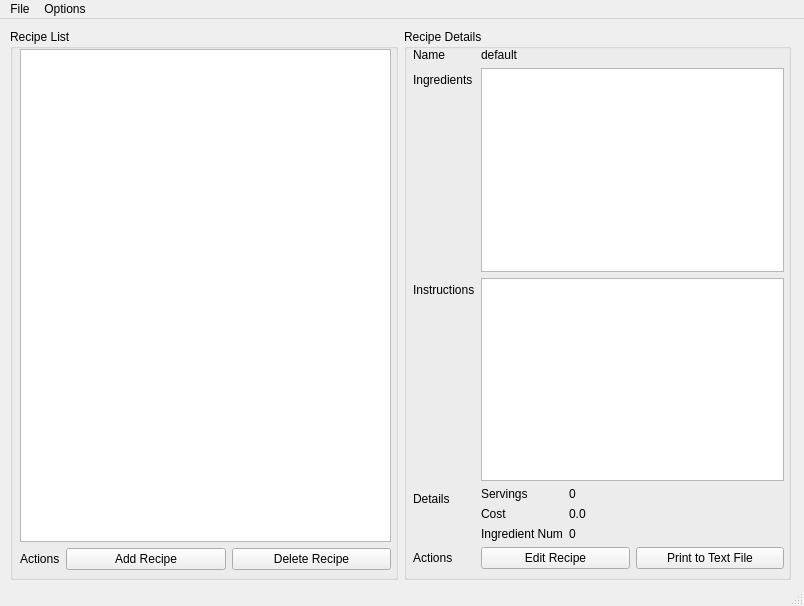
<?xml version="1.0" encoding="UTF-8"?>
<ui version="4.0">
 <class>MainWindow</class>
 <widget class="QMainWindow" name="MainWindow">
  <property name="geometry">
   <rect>
    <x>0</x>
    <y>0</y>
    <width>804</width>
    <height>606</height>
   </rect>
  </property>
  <property name="windowTitle">
   <string>Recipe Manager</string>
  </property>
  <widget class="QWidget" name="centralwidget">
   <widget class="QWidget" name="horizontalLayoutWidget">
    <property name="geometry">
     <rect>
      <x>10</x>
      <y>10</y>
      <width>781</width>
      <height>551</height>
     </rect>
    </property>
    <layout class="QHBoxLayout" name="horizontalLayout">
     <item>
      <widget class="QGroupBox" name="groupBox">
       <property name="title">
        <string>Recipe List</string>
       </property>
       <widget class="QWidget" name="verticalLayoutWidget">
        <property name="geometry">
         <rect>
          <x>10</x>
          <y>20</y>
          <width>371</width>
          <height>521</height>
         </rect>
        </property>
        <layout class="QVBoxLayout" name="verticalLayout">
         <item>
          <widget class="QListWidget" name="recipeListWgt"/>
         </item>
         <item>
          <layout class="QFormLayout" name="formLayout_3">
           <item row="0" column="0">
            <widget class="QLabel" name="label_13">
             <property name="text">
              <string>Actions</string>
             </property>
            </widget>
           </item>
           <item row="0" column="1">
            <layout class="QHBoxLayout" name="horizontalLayout_3">
             <item>
              <widget class="QPushButton" name="addRecipeBtn">
               <property name="text">
                <string>Add Recipe</string>
               </property>
              </widget>
             </item>
             <item>
              <widget class="QPushButton" name="deleteRecipeBtn">
               <property name="text">
                <string>Delete Recipe</string>
               </property>
              </widget>
             </item>
            </layout>
           </item>
          </layout>
         </item>
        </layout>
       </widget>
      </widget>
     </item>
     <item>
      <widget class="QGroupBox" name="groupBox_2">
       <property name="title">
        <string>Recipe Details</string>
       </property>
       <widget class="QWidget" name="formLayoutWidget">
        <property name="geometry">
         <rect>
          <x>9</x>
          <y>19</y>
          <width>371</width>
          <height>521</height>
         </rect>
        </property>
        <layout class="QFormLayout" name="formLayout">
         <item row="0" column="0">
          <widget class="QLabel" name="label">
           <property name="text">
            <string>Name</string>
           </property>
          </widget>
         </item>
         <item row="0" column="1">
          <widget class="QLabel" name="nameLabel">
           <property name="text">
            <string>default</string>
           </property>
          </widget>
         </item>
         <item row="1" column="0">
          <widget class="QLabel" name="label_5">
           <property name="text">
            <string>Ingredients</string>
           </property>
          </widget>
         </item>
         <item row="1" column="1">
          <widget class="QListWidget" name="ingredientListWgt"/>
         </item>
         <item row="2" column="0">
          <widget class="QLabel" name="label_4">
           <property name="text">
            <string>Instructions</string>
           </property>
          </widget>
         </item>
         <item row="2" column="1">
          <widget class="QTextBrowser" name="instructionsText"/>
         </item>
         <item row="3" column="0">
          <widget class="QLabel" name="label_2">
           <property name="text">
            <string>Details</string>
           </property>
          </widget>
         </item>
         <item row="3" column="1">
          <layout class="QFormLayout" name="formLayout_2">
           <item row="0" column="0">
            <widget class="QLabel" name="label_7">
             <property name="text">
              <string>Servings</string>
             </property>
            </widget>
           </item>
           <item row="1" column="0">
            <widget class="QLabel" name="label_8">
             <property name="text">
              <string>Cost</string>
             </property>
            </widget>
           </item>
           <item row="2" column="0">
            <widget class="QLabel" name="label_9">
             <property name="text">
              <string>Ingredient Num</string>
             </property>
            </widget>
           </item>
           <item row="0" column="1">
            <widget class="QLabel" name="servingsLabel">
             <property name="text">
              <string>0</string>
             </property>
            </widget>
           </item>
           <item row="1" column="1">
            <widget class="QLabel" name="costLabel">
             <property name="text">
              <string>0.0</string>
             </property>
            </widget>
           </item>
           <item row="2" column="1">
            <widget class="QLabel" name="ingredientNumLabel">
             <property name="text">
              <string>0</string>
             </property>
            </widget>
           </item>
          </layout>
         </item>
         <item row="4" column="0">
          <widget class="QLabel" name="label_3">
           <property name="text">
            <string>Actions</string>
           </property>
          </widget>
         </item>
         <item row="4" column="1">
          <layout class="QGridLayout" name="gridLayout">
           <item row="0" column="0">
            <widget class="QPushButton" name="editRecipeBtn">
             <property name="text">
              <string>Edit Recipe</string>
             </property>
            </widget>
           </item>
           <item row="0" column="1">
            <widget class="QPushButton" name="printRecipeBtn">
             <property name="text">
              <string>Print to Text File</string>
             </property>
            </widget>
           </item>
          </layout>
         </item>
        </layout>
       </widget>
      </widget>
     </item>
    </layout>
   </widget>
  </widget>
  <widget class="QMenuBar" name="menubar">
   <property name="geometry">
    <rect>
     <x>0</x>
     <y>0</y>
     <width>804</width>
     <height>21</height>
    </rect>
   </property>
   <widget class="QMenu" name="menuFile">
    <property name="title">
     <string>File</string>
    </property>
    <addaction name="loadRecipeAction"/>
    <addaction name="saveRecipeListAction"/>
    <addaction name="exitAction"/>
   </widget>
   <widget class="QMenu" name="menuOptions">
    <property name="title">
     <string>Options</string>
    </property>
    <addaction name="deleteRecipeListAction"/>
   </widget>
   <addaction name="menuFile"/>
   <addaction name="menuOptions"/>
  </widget>
  <widget class="QStatusBar" name="statusbar"/>
  <action name="loadRecipeAction">
   <property name="text">
    <string>Load Recipe List</string>
   </property>
   <property name="toolTip">
    <string>Loads a recipe list from a file.</string>
   </property>
   <property name="shortcut">
    <string>Ctrl+L</string>
   </property>
  </action>
  <action name="saveRecipeListAction">
   <property name="text">
    <string>Save Recipe List</string>
   </property>
   <property name="toolTip">
    <string>Saves the currently loaded recipe list.</string>
   </property>
   <property name="shortcut">
    <string>Ctrl+S</string>
   </property>
  </action>
  <action name="exitAction">
   <property name="text">
    <string>Exit</string>
   </property>
   <property name="toolTip">
    <string>Exits without saving.</string>
   </property>
   <property name="shortcut">
    <string>Ctrl+Q</string>
   </property>
  </action>
  <action name="deleteRecipeListAction">
   <property name="text">
    <string>Delete Recipe List</string>
   </property>
   <property name="toolTip">
    <string>Deletes all Recipes from the list permanently.</string>
   </property>
  </action>
 </widget>
 <resources/>
 <connections>
  <connection>
   <sender>deleteRecipeBtn</sender>
   <signal>clicked()</signal>
   <receiver>recipeListWgt</receiver>
   <slot>clearSelection()</slot>
   <hints>
    <hint type="sourcelabel">
     <x>292</x>
     <y>549</y>
    </hint>
    <hint type="destinationlabel">
     <x>289</x>
     <y>447</y>
    </hint>
   </hints>
  </connection>
 </connections>
</ui>
